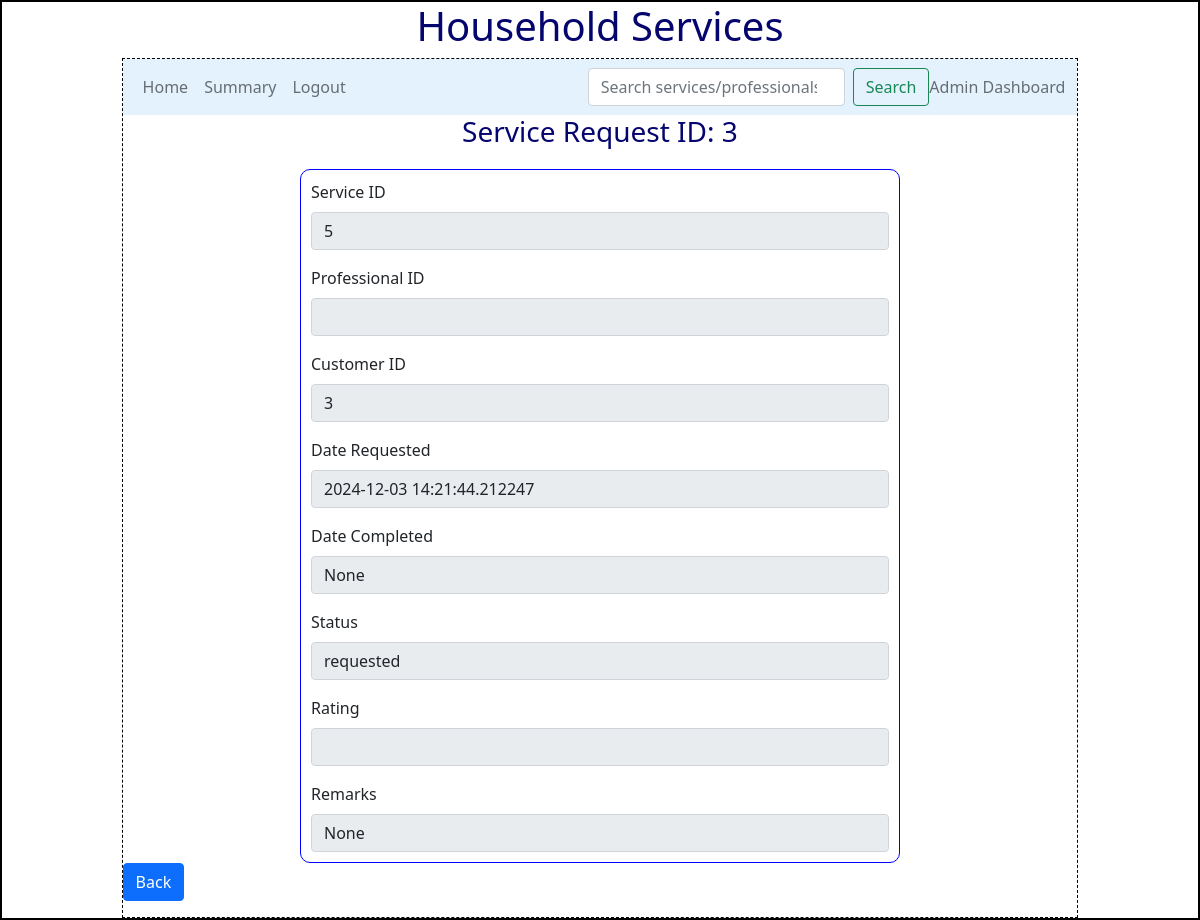
Screenshot of /admin/view_request/3 with the database file from the repository.
### backend/models.py (models this page shows)
class Service_requests(db.Model):
    __tablename__="service_requests"
    request_id=db.Column(db.Integer,primary_key=True)
    service_id=db.Column(db.Integer,db.ForeignKey("services.service_id"),nullable=False)
    customer_id=db.Column(db.Integer,db.ForeignKey("customer.customer_id"),nullable=False)
    professional_id=db.Column(db.Integer,db.ForeignKey("professional.professional_id"))
    date_requested=db.Column(db.DateTime,nullable=False)
    date_completed=db.Column(db.DateTime)
    status=db.Column(db.String,default="requested",nullable=False)
    rating=db.Column(db.Integer)
    remarks=db.Column(db.String)
    request_professional=db.relationship("Professional", backref="service_requests", lazy=True)
    request_customer=db.relationship("Customer",backref="service_requests",lazy=True)
    request_service=db.relationship("Services",backref="service_requests",lazy=True)

### backend/controllers.py (the view)
@app.route("/admin/view_request/<rid>")
def view_request_admin(rid):
    request=get_request(rid)
    return render_template("view_request_admin.html", request=request)

### backend/controllers.py (called while the page is built)
def get_request(id):
    r=Service_requests.query.filter_by(request_id=id).first()
    return r

### templates/view_request_admin.html (shortened to what this page needs)
{%extends "admin_home_layout.html"%}
{%block content%}
{%if request%}
    <div class="center"><h3>Service Request ID: {{request.request_id}}</h3></div>
    <form>
    <div class="input_form">
        <div class="mb-3">
            <label for="sid" class="form-label">Service ID</label>
            <input type="number" class="form-control" name="sid" id="sid" value="{{request.service_id}}" readonly>
        </div>
        <div class="mb-3">
            <label for="pid" class="form-label">Professional ID</label>
            <input type="number" class="form-control" name="pid" id="pid" value="{{request.professional_id}}" readonly>
        </div>
        <div class="mb-3">
            <label for="cid" class="form-label">Customer ID</label>
            <input type="number" class="form-control" name="cid" id="cid" value="{{request.customer_id}}" readonly>
        </div>
        <div class="mb-3">
            <label for="date_requested" class="form-label">Date Requested</label>
            <input type="text" class="form-control" name="date_requested" id="date_requested" value="{{request.date_requested}}" readonly>
        </div>
        <div class="mb-3">
            <label for="date_completed" class="form-label">Date Completed</label>
            <input type="text" class="form-control" name="date_completed" id="date_completed" value="{{request.date_completed}}" readonly>
        </div>
        <div class="mb-3">
            <label for="status" class="form-label">Status</label>
            <input type="text" class="form-control" name="status" id="status" value="{{request.status}}" readonly>
        </div>
        <div class="mb-3">
            <label for="rating" class="form-label">Rating</label>
            <input type="number" class="form-control" name="rating" id="rating" value="{{request.rating}}" readonly>
        </div>
            <label for="remarks" class="form-label">Remarks</label>
            <input type="text" class="form-control" name="remarks" id="remarks" value="{{request.remarks}}" readonly>
        </div>
        <div class="mb-3">
            <a type="button" class="btn btn-primary" href="/admin">Back</a>
        </div>
    </div>
    {%endif%}
{%endblock%}

### static/styles/main.css (style rules this page uses)
* { margin:0px; }
.input_form { border: 1px solid blue; width: 600px; height: auto; margin: auto; margin-top: 20px; padding: 10px; border-radius: 10px; font-size: 16px; text-align: justify; }
.center { text-align: center; margin: auto; color: rgb(5,5,110) }

### rows the page displays
Service_requests: request_id "3", sid "5", cid "3", date_requested "2024-12-03 14:21:44.212247", date_completed "None", status "requested", remarks "None"
